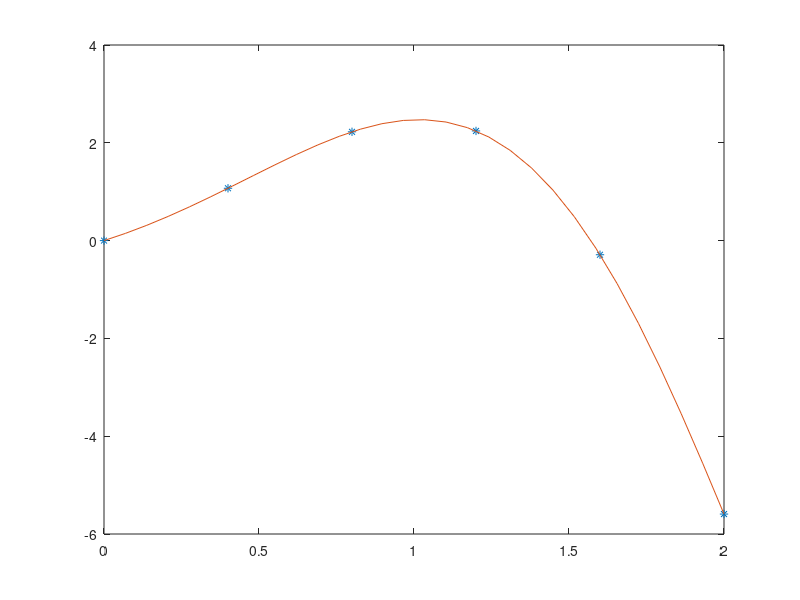

This figure's MATLAB source: (Note: this script raises an error after producing the figure.)
clear;
clc;
close  all;

n_nodi = 6; %numero di nodi
nodi = linspace(0,2, n_nodi); %creiamo i nodi             X
f = @(x) exp(x).*sin(2*x);  %polinomio interpolatore      P()
valori = f(nodi);  %calcoliamo i valori delle y con f(x)  Y
coeff_pol = polyfit(nodi, valori, n_nodi -1); %coefficienti polinomiali usando x, y e n_nodi - 1
x = linspace(0,2,n_nodi.*5);    % *5 = grado di interpolazione
pol_int = polyval(coeff_pol, x) %creiamo il polinomio interpolante con i coefficienti e x

plot(nodi, valori, '*')   %plot dei nodi(x) e i valori(p(x)=y)
hold on
plot(x, f(x))             %plot di x(nodi) e p(x)(valori)
hold on
plot(x, poli_int)         %plot di x e il polinomio interpolante
legend("dati", "funzione esatta", "polinomio interpolatore")    %legenda

Err = norm(f(x) - poli_int,inf)   %calcoliamo l'errore
